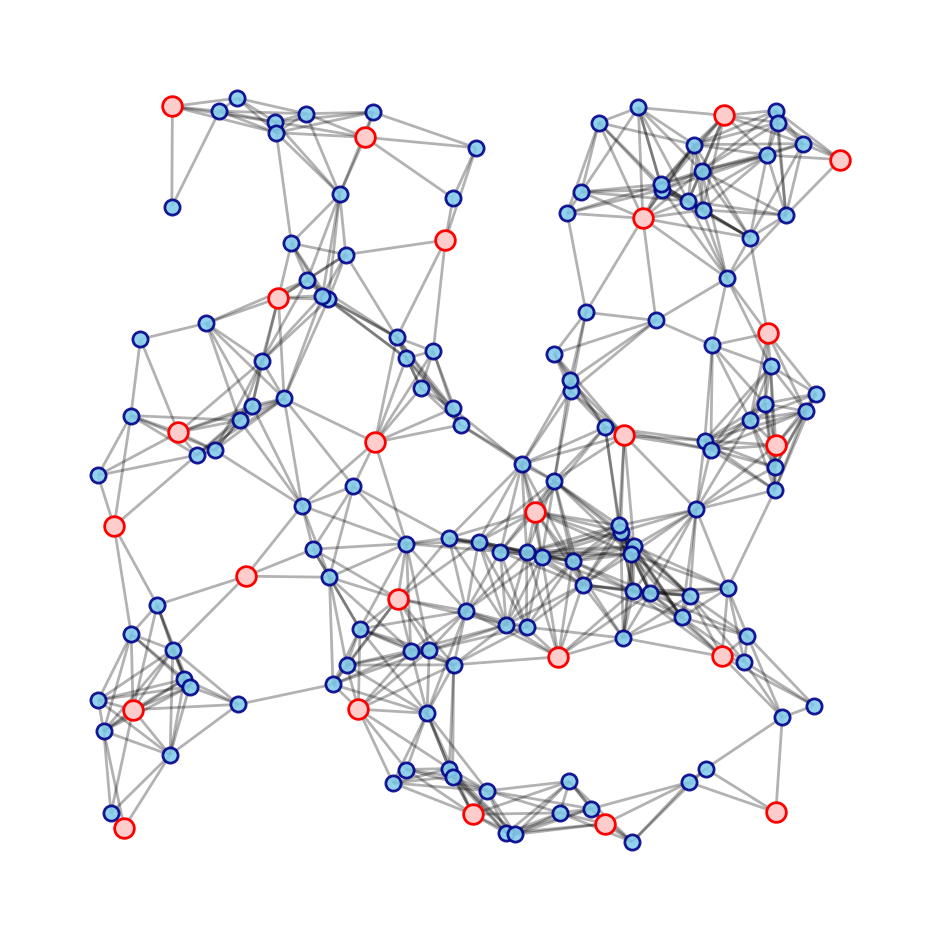

The script that saved this image:
from random import shuffle
from matplotlib import pyplot as plt
import networkx as nx


def randomized_mis(g):  # algorithm 1 and 2
    """ Dalirrooyfard, Makarychev, Mitrovic (2026):
        A Simple Average-case Analysis of Recursive Randomized Greedy MIS
    """
    n = __gen_nbr(g)
    return [u for u in g if __rgmis(u, n)]


def __gen_nbr(g):
    shuffle((pi := list(g)))
    n = {u: [] for u in pi}
    for u in pi:
        for v in g[u]:
            if v not in n[u]:
                n[v].append(u)
    return n


def __rgmis(u, n):
    return not any(__rgmis(v, n) for v in n[u])


if __name__ == '__main__':
    g = nx.random_geometric_graph(n=150, radius=0.15, seed=0)
    pos = nx.get_node_attributes(g, 'pos')

    nx.draw_networkx_nodes(g, pos, node_size=30, alpha=.9,
                           node_color='skyblue').set_edgecolor('darkblue')
    nx.draw_networkx_edges(g, pos, alpha=0.3)
    nx.draw_networkx_nodes(g, pos, node_color='#ffcccc', node_size=50,
                           nodelist=randomized_mis(g)).set_edgecolor('red')

    plt.axis('off')
    plt.gca().set_aspect('equal')
    plt.tight_layout()
    # plt.savefig('rgmis_a12.png', bbox_inches='tight', dpi=200)
    plt.show()
